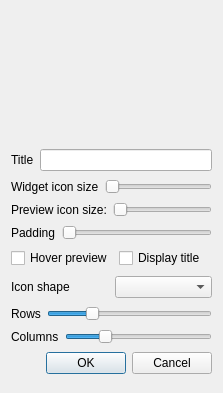
<?xml version="1.0" encoding="UTF-8"?>
<ui version="4.0">
 <class>IconSettings</class>
 <widget class="QDialog" name="IconSettings">
  <property name="geometry">
   <rect>
    <x>0</x>
    <y>0</y>
    <width>223</width>
    <height>393</height>
   </rect>
  </property>
  <property name="windowTitle">
   <string>Dialog</string>
  </property>
  <layout class="QVBoxLayout" name="verticalLayout">
   <item>
    <layout class="QHBoxLayout" name="iconWidgetLayout">
     <item>
      <spacer name="leftSpacer">
       <property name="orientation">
        <enum>Qt::Horizontal</enum>
       </property>
       <property name="sizeHint" stdset="0">
        <size>
         <width>40</width>
         <height>20</height>
        </size>
       </property>
      </spacer>
     </item>
     <item>
      <widget class="QWidget" name="iconWidget" native="true">
       <property name="sizePolicy">
        <sizepolicy hsizetype="Fixed" vsizetype="Fixed">
         <horstretch>0</horstretch>
         <verstretch>0</verstretch>
        </sizepolicy>
       </property>
       <property name="minimumSize">
        <size>
         <width>128</width>
         <height>128</height>
        </size>
       </property>
       <property name="maximumSize">
        <size>
         <width>128</width>
         <height>128</height>
        </size>
       </property>
      </widget>
     </item>
     <item>
      <spacer name="rightSpacer">
       <property name="orientation">
        <enum>Qt::Horizontal</enum>
       </property>
       <property name="sizeHint" stdset="0">
        <size>
         <width>40</width>
         <height>20</height>
        </size>
       </property>
      </spacer>
     </item>
    </layout>
   </item>
   <item>
    <layout class="QHBoxLayout" name="titleLayout">
     <item>
      <widget class="QLabel" name="titleLabel">
       <property name="text">
        <string>Title</string>
       </property>
      </widget>
     </item>
     <item>
      <widget class="QLineEdit" name="titleEdit"/>
     </item>
    </layout>
   </item>
   <item>
    <layout class="QHBoxLayout" name="iconSizeLayout">
     <item>
      <widget class="QLabel" name="iconSizeLabel">
       <property name="text">
        <string>Widget icon size</string>
       </property>
      </widget>
     </item>
     <item>
      <widget class="QSlider" name="iconSizeSlider">
       <property name="minimum">
        <number>24</number>
       </property>
       <property name="maximum">
        <number>128</number>
       </property>
       <property name="singleStep">
        <number>8</number>
       </property>
       <property name="pageStep">
        <number>8</number>
       </property>
       <property name="orientation">
        <enum>Qt::Horizontal</enum>
       </property>
      </widget>
     </item>
    </layout>
   </item>
   <item>
    <layout class="QHBoxLayout" name="previewSizeLayout">
     <item>
      <widget class="QLabel" name="previewSizeLabel">
       <property name="text">
        <string>Preview icon size:</string>
       </property>
      </widget>
     </item>
     <item>
      <widget class="QSlider" name="previewSizeSlider">
       <property name="minimum">
        <number>24</number>
       </property>
       <property name="maximum">
        <number>128</number>
       </property>
       <property name="singleStep">
        <number>8</number>
       </property>
       <property name="pageStep">
        <number>8</number>
       </property>
       <property name="orientation">
        <enum>Qt::Horizontal</enum>
       </property>
      </widget>
     </item>
    </layout>
   </item>
   <item>
    <layout class="QHBoxLayout" name="paddingLayout">
     <item>
      <widget class="QLabel" name="paddingLabel">
       <property name="text">
        <string>Padding</string>
       </property>
      </widget>
     </item>
     <item>
      <widget class="QSlider" name="paddingSlider">
       <property name="maximum">
        <number>64</number>
       </property>
       <property name="singleStep">
        <number>2</number>
       </property>
       <property name="pageStep">
        <number>8</number>
       </property>
       <property name="orientation">
        <enum>Qt::Horizontal</enum>
       </property>
      </widget>
     </item>
    </layout>
   </item>
   <item>
    <layout class="QHBoxLayout" name="checkBoxLayout">
     <item>
      <widget class="QCheckBox" name="hoverPreviewCheckBox">
       <property name="text">
        <string>Hover preview</string>
       </property>
      </widget>
     </item>
     <item>
      <widget class="QCheckBox" name="displayTitleCheckBox">
       <property name="text">
        <string>Display title</string>
       </property>
      </widget>
     </item>
    </layout>
   </item>
   <item>
    <layout class="QHBoxLayout" name="iconShapeLayout">
     <item>
      <widget class="QLabel" name="iconShapeLabel">
       <property name="text">
        <string>Icon shape</string>
       </property>
      </widget>
     </item>
     <item>
      <widget class="QComboBox" name="iconShapeCombo"/>
     </item>
    </layout>
   </item>
   <item>
    <layout class="QHBoxLayout" name="rowCountLayout">
     <item>
      <widget class="QLabel" name="rowCountLabel">
       <property name="text">
        <string>Rows</string>
       </property>
      </widget>
     </item>
     <item>
      <widget class="QSlider" name="rowCountSlider">
       <property name="minimum">
        <number>1</number>
       </property>
       <property name="maximum">
        <number>9</number>
       </property>
       <property name="singleStep">
        <number>8</number>
       </property>
       <property name="pageStep">
        <number>8</number>
       </property>
       <property name="value">
        <number>3</number>
       </property>
       <property name="orientation">
        <enum>Qt::Horizontal</enum>
       </property>
      </widget>
     </item>
    </layout>
   </item>
   <item>
    <layout class="QHBoxLayout" name="columnCountLayout">
     <item>
      <widget class="QLabel" name="columnCountLabel">
       <property name="text">
        <string>Columns</string>
       </property>
      </widget>
     </item>
     <item>
      <widget class="QSlider" name="columnCountSlider">
       <property name="minimum">
        <number>1</number>
       </property>
       <property name="maximum">
        <number>9</number>
       </property>
       <property name="singleStep">
        <number>8</number>
       </property>
       <property name="pageStep">
        <number>8</number>
       </property>
       <property name="value">
        <number>3</number>
       </property>
       <property name="orientation">
        <enum>Qt::Horizontal</enum>
       </property>
      </widget>
     </item>
    </layout>
   </item>
   <item>
    <widget class="QDialogButtonBox" name="buttonBox">
     <property name="orientation">
      <enum>Qt::Horizontal</enum>
     </property>
     <property name="standardButtons">
      <set>QDialogButtonBox::Cancel|QDialogButtonBox::Ok</set>
     </property>
    </widget>
   </item>
  </layout>
 </widget>
 <resources/>
 <connections>
  <connection>
   <sender>buttonBox</sender>
   <signal>accepted()</signal>
   <receiver>IconSettings</receiver>
   <slot>accept()</slot>
   <hints>
    <hint type="sourcelabel">
     <x>248</x>
     <y>254</y>
    </hint>
    <hint type="destinationlabel">
     <x>157</x>
     <y>274</y>
    </hint>
   </hints>
  </connection>
  <connection>
   <sender>buttonBox</sender>
   <signal>rejected()</signal>
   <receiver>IconSettings</receiver>
   <slot>reject()</slot>
   <hints>
    <hint type="sourcelabel">
     <x>316</x>
     <y>260</y>
    </hint>
    <hint type="destinationlabel">
     <x>286</x>
     <y>274</y>
    </hint>
   </hints>
  </connection>
 </connections>
</ui>
